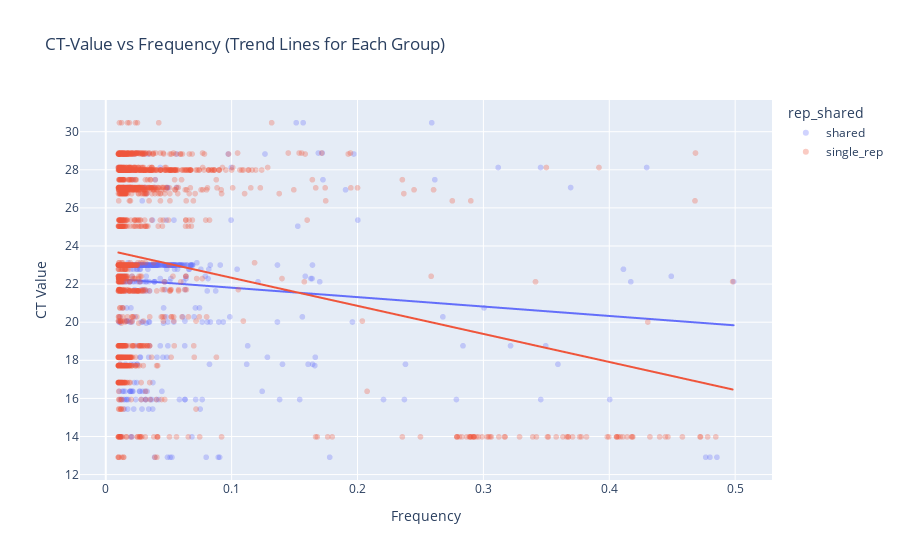

The notebook cell saved with this chart:
### Code cell
import plotly.express as px

fig = px.scatter(dropped_dupes_all_vars, 
                 y="ct_value", 
                 x="avg_freq", 
                 color="rep_shared",  # Colors by 'rep_shared'
                 trendline="ols",      # Adds a trend line for each group
                 title="CT-Value vs Frequency (Trend Lines for Each Group)",
                 labels={"ct_value": "CT Value", "avg_freq": "Frequency"},
                 opacity=0.3)

fig.show()

### Figure 1 — Plotly figure (JSON) as saved in the notebook; plotly's stock layout.template omitted (floating-point values rounded to 4 significant figures; data arrays with more than 128 entries replaced by an {"elided": "..."} marker saying what was removed)
{"data": [{"hovertemplate": "rep_shared=shared<br>Frequency=%{x}<br>CT Value=%{y}<extra></extra>", "legendgroup": "shared", "marker": {"color": "#636efa", "opacity": 0.3, "symbol": "circle"}, "mode": "markers", "name": "shared", "showlegend": true, "type": "scattergl", "x": {"elided": "681 float values"}, "xaxis": "x", "y": {"elided": "681 float values"}, "yaxis": "y"}, {"hovertemplate": "<b>OLS trendline</b><br>ct_value = -4.94367 * avg_freq + 22.3048<br>R<sup>2</sup>=0.013132<br><br>rep_shared=shared<br>Frequency=%{x}<br>CT Value=%{y} <b>(trend)</b><extra></extra>", "legendgroup": "shared", "marker": {"color": "#636efa", "symbol": "circle"}, "mode": "lines", "name": "shared", "showlegend": false, "type": "scattergl", "x": {"elided": "681 float values"}, "xaxis": "x", "y": {"elided": "681 float values"}, "yaxis": "y"}, {"hovertemplate": "rep_shared=single_rep<br>Frequency=%{x}<br>CT Value=%{y}<extra></extra>", "legendgroup": "single_rep", "marker": {"color": "#EF553B", "opacity": 0.3, "symbol": "circle"}, "mode": "markers", "name": "single_rep", "showlegend": true, "type": "scattergl", "x": {"elided": "2074 float values"}, "xaxis": "x", "y": {"elided": "2074 float values"}, "yaxis": "y"}, {"hovertemplate": "<b>OLS trendline</b><br>ct_value = -14.7311 * avg_freq + 23.804<br>R<sup>2</sup>=0.045736<br><br>rep_shared=single_rep<br>Frequency=%{x}<br>CT Value=%{y} <b>(trend)</b><extra></extra>", "legendgroup": "single_rep", "marker": {"color": "#EF553B", "symbol": "circle"}, "mode": "lines", "name": "single_rep", "showlegend": false, "type": "scattergl", "x": {"elided": "2074 float values"}, "xaxis": "x", "y": {"elided": "2074 float values"}, "yaxis": "y"}], "layout": {"autosize": true, "legend": {"title": {"text": "rep_shared"}, "tracegroupgap": 0}, "title": {"text": "CT-Value vs Frequency (Trend Lines for Each Group)"}, "xaxis": {"anchor": "y", "autorange": true, "domain": [0, 1], "range": [-0.01969, 0.5285], "title": {"text": "Frequency"}, "type": "linear"}, "yaxis": {"anchor": "x", "autorange": true, "domain": [0, 1], "range": [11.46, 31.92], "title": {"text": "CT Value"}, "type": "linear"}}}
